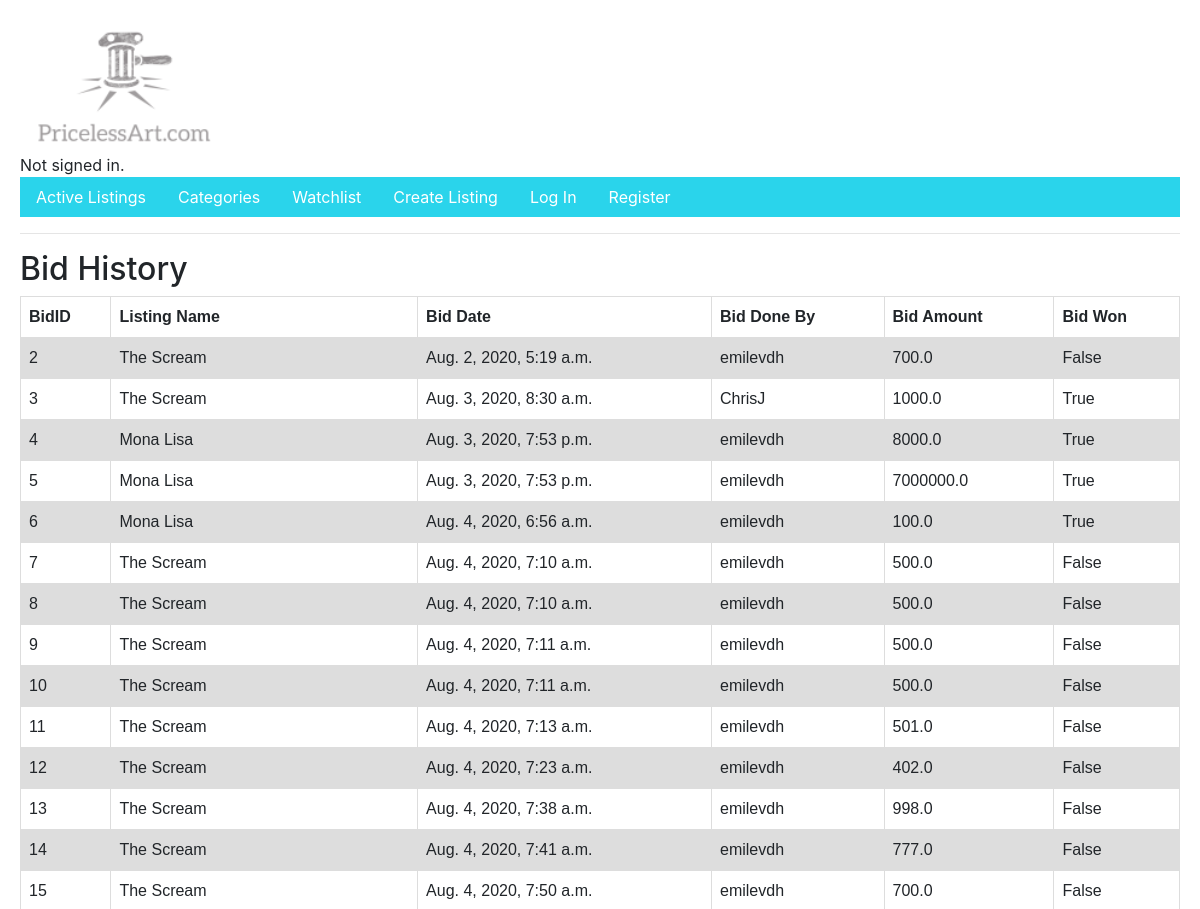
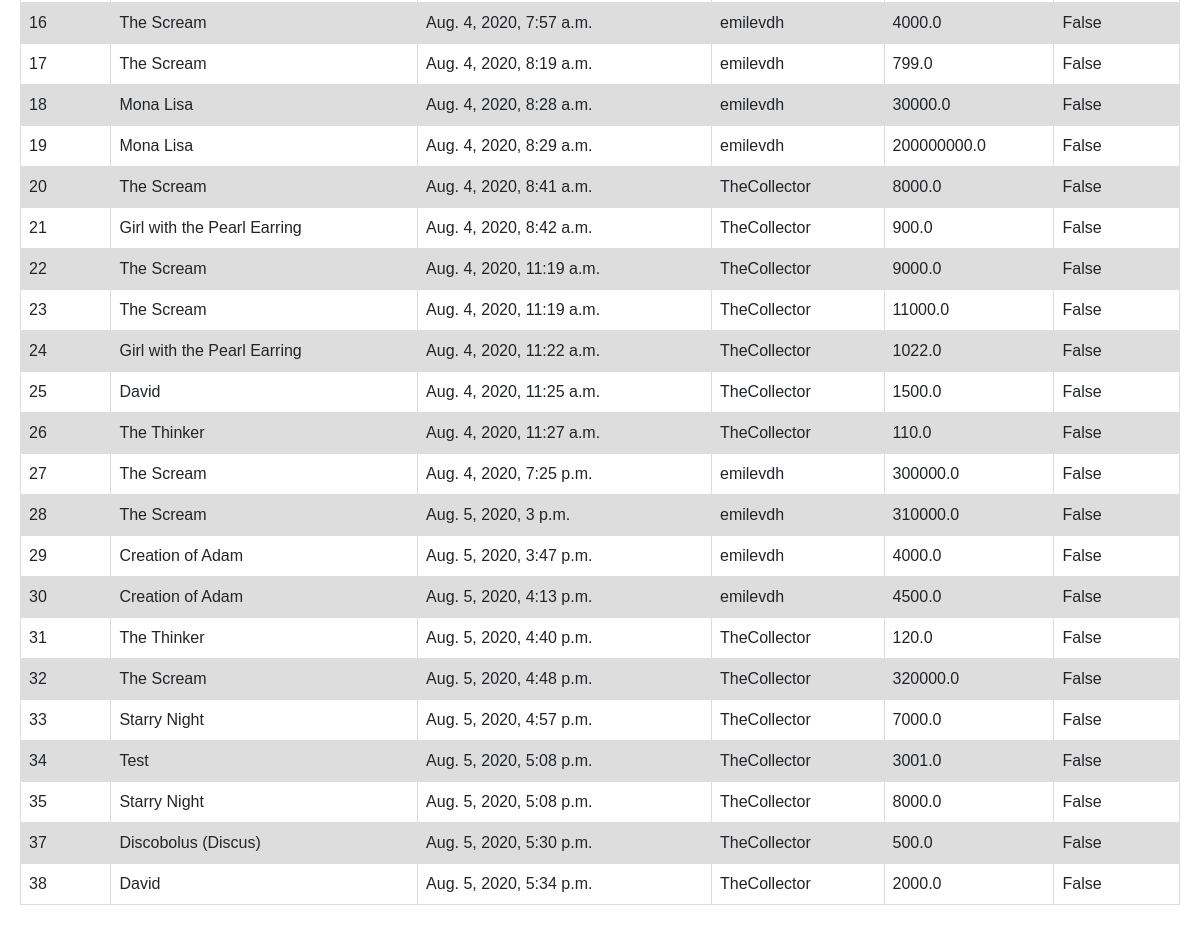
Page /bidhistory on the earlier database version (2 pictures, top to bottom).
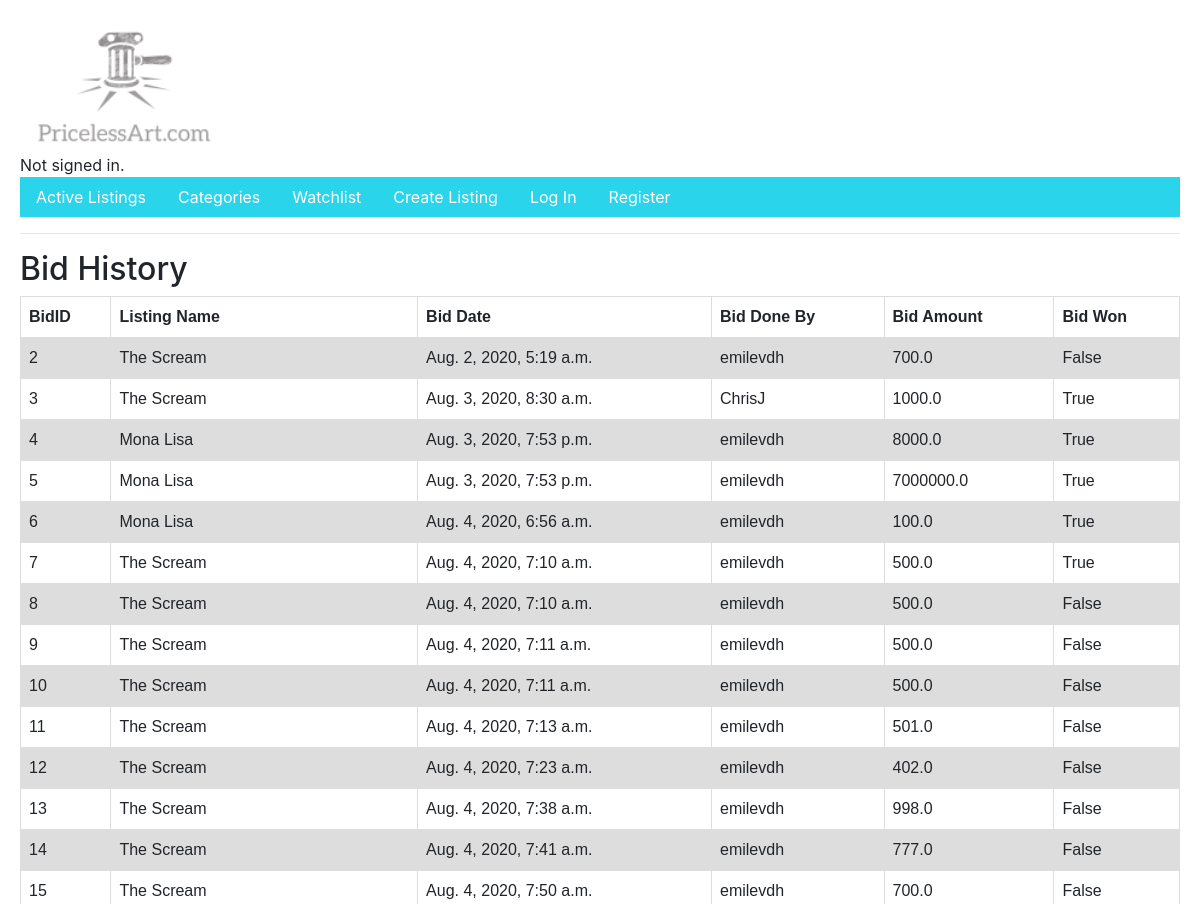
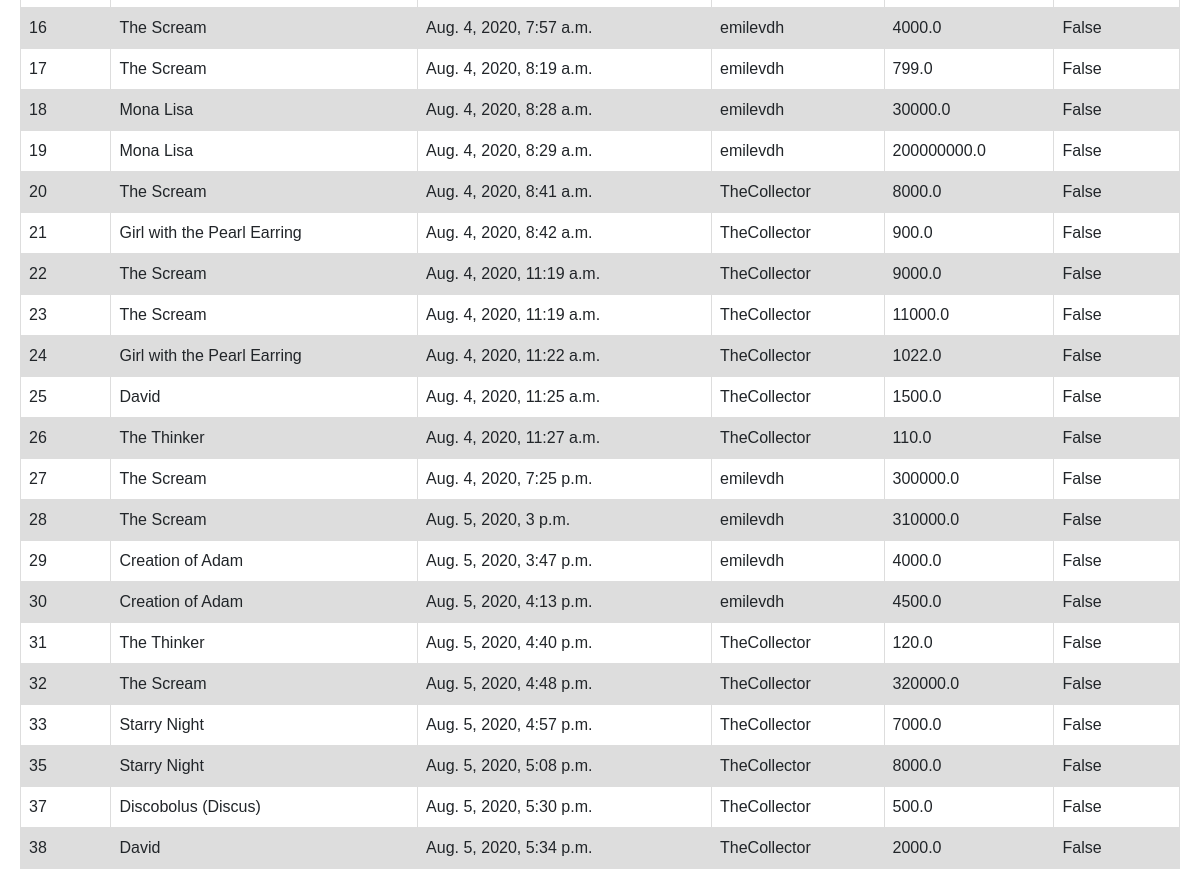
Same page on the later database version (2 pictures, top to bottom).
### auctions/models.py (models this page shows, shortened)
class Bid(models.Model):
    listing=models.ForeignKey(Listing,on_delete=models.CASCADE)
    BidBy=models.ForeignKey(User, on_delete=models.CASCADE)
    Amount=models.FloatField()
    BidOn= models.DateTimeField(auto_now_add=True)
    BidWon=models.BooleanField(default=False)            #new field to populate yes when this is the last bid

class Listing (models.Model):
    Title=models.CharField(max_length=64)
    Artist=models.CharField(max_length=64)
    Description = models.TextField(blank=True)
    StartBidAmount=models.FloatField()
    Image=models.ImageField(upload_to='listing', blank=True ,null=True) #null back end blank front end
    ItemCategory=models.ForeignKey(ItemCategory, on_delete=models.CASCADE)
    ListedOn= models.DateTimeField(auto_now_add=True)
    Status=models.BooleanField(default=True)
    ListedBy= models.ForeignKey(User, on_delete=models.CASCADE)
    def __str__(self):
        return self.Title

class User(AbstractUser):
    pass

### auctions/views.py (the view)
# urls.py: ,path("bidhistory",views.bidtransaction,name='bidhistory')
def bidtransaction(request):
    bid=Bid.objects.all()
    return render(request, "auctions/bidhistory.html", {'bid':bid })

### auctions/templates/auctions/bidhistory.html (shortened to what this page needs)
{% extends "auctions/layout.html" %}
{% block body %}
    <h2>Bid History</h2>
<body>
    <table>
        <tr'>
            <th>BidID</th>
            <th>Listing Name</th>
            <th>Bid Date</th>
            <th>Bid Done By</th>
            <th>Bid Amount</th>
            <th>Bid Won</th>
            {% for b in bid %}
        <tr>
            <td>{{b.id}}</td>
            <td>{{b.listing}}</td>
            <td>{{b.BidOn}} </td>
            <td>{{b.BidBy}}</td>
            <td>{{b.Amount}}</td>
            <td>{{b.BidWon}}</td>
        </tr>
            {% endfor %}
        </table>
</body>
{% endblock %}

Differences in the rows shown:
removed Bid: id "34", listing "Test", BidOn "Aug. 5, 2020, 5:08 p.m.", BidBy "TheCollector", Amount "3001.0", BidWon "False"
changed Bid id 7: BidWon "False" → "True"
